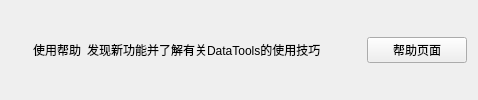
             <widget class="QWidget" name="widget_5_2" native="true">
              <property name="styleSheet">
               <string notr="true"/>
              </property>
              <layout class="QHBoxLayout" name="horizontalLayout_42">
               <item>
                <widget class="IconWidget" name="icon_help" native="true">
                 <property name="sizePolicy">
                  <sizepolicy hsizetype="Fixed" vsizetype="Fixed">
                   <horstretch>0</horstretch>
                   <verstretch>0</verstretch>
                  </sizepolicy>
                 </property>
                 <property name="minimumSize">
                  <size>
                   <width>16</width>
                   <height>16</height>
                  </size>
                 </property>
                </widget>
               </item>
               <item>
                <widget class="StrongBodyLabel" name="label_21">
                 <property name="sizePolicy">
                  <sizepolicy hsizetype="Fixed" vsizetype="Preferred">
                   <horstretch>0</horstretch>
                   <verstretch>0</verstretch>
                  </sizepolicy>
                 </property>
                 <property name="text">
                  <string>使用帮助</string>
                 </property>
                </widget>
               </item>
               <item>
                <widget class="CaptionLabel" name="label_26">
                 <property name="sizePolicy">
                  <sizepolicy hsizetype="Fixed" vsizetype="Preferred">
                   <horstretch>0</horstretch>
                   <verstretch>0</verstretch>
                  </sizepolicy>
                 </property>
                 <property name="text">
                  <string>发现新功能并了解有关DataTools的使用技巧</string>
                 </property>
                </widget>
               </item>
               <item>
                <spacer name="horizontalSpacer_10">
                 <property name="orientation">
                  <enum>Qt::Horizontal</enum>
                 </property>
                 <property name="sizeHint" stdset="0">
                  <size>
                   <width>40</width>
                   <height>20</height>
                  </size>
                 </property>
                </spacer>
               </item>
               <item>
                <widget class="PushButton" name="btn_file_blood_2">
                 <property name="sizePolicy">
                  <sizepolicy hsizetype="Fixed" vsizetype="Fixed">
                   <horstretch>0</horstretch>
                   <verstretch>0</verstretch>
                  </sizepolicy>
                 </property>
                 <property name="minimumSize">
                  <size>
                   <width>100</width>
                   <height>0</height>
                  </size>
                 </property>
                 <property name="text">
                  <string>帮助页面</string>
                 </property>
                </widget>
               </item>
              </layout>
             </widget>
